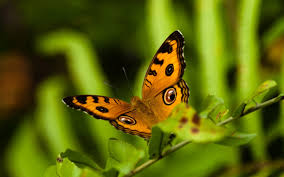
%> input picture Ex5/ex5/im3.png, 284 x 177 px; its folder holds 3 pictures in this run
$ octave MyResults.m   (GNU Octave 9; MATLAB toolbox functions it lacks are replaced by stand-ins)
%> lines starting %> are read from the running program, lines starting %| are printed output that depends on the picture
### Ex5/ex5/imReadAndConvert.m
function [ imageOutput] = imReadAndConvert(filename, representation )
%> called with filename = 'im3.png', representation = 2
% imReadAndConvert function - reads a given image  and converts it into a given representation
% INPUT:
% filename - string containing the image filename to read
% grayscale: representation = 1, RGB: reperesentation = 2
% OUTPUT:
% imageOutput - same image in the requested representation

I = imread(filename);
%> I is the input picture: size 177x284x3 uint8; mean R, G, B 90.2, 98.5, 9.9
% convert image to [1,0]
I = double(I)/255;
%> I: size 177x284x3 double

X = imfinfo(filename);
if representation == 1 % gray Scale
    if strcmp(X.ColorType, 'grayscale')
        imageOutput = I;
    else
        imageOutput = rgb2gray(I);
    end
else
    if representation == 2 % RGB
        if strcmp (X.ColorType,  'truecolor' )
        imageOutput = I;
        else
           error('Error. \nCan not convert grayscale picture to RGB');
        end
    end
end

end

### Ex5/ex5/createPyramid.m
function pyr = createPyramid( im )
% CREATEPYRAMID Create a pyramid from the input image, where pyrf1g is the smallest level,
% pyrf4g is the input image, and pyrf5g,pyrf6g,pyrf7g are zeros.
% The ratio between two adjacent levels in the pyramid is 2^(1/3)
%INPUT:
% im   a grayscale image
%OUTPUT:
% pyr   A 7  1 cell of matrices

[r,c] = size(im);
blackIm = zeros(r,c);
pyr = cell(7,1);
n= 4;
pyr{n} = im;
for i=1:3
    pyr{n-i}  = imresize( pyr{n}, 1/(2^(i/3)), 'cubic');
    pyr{n+i} = imresize( blackIm, 2^(i/3), 'cubic');
end

end

### Ex5/ex5/superResolution.m
function [ highres ] = superResolution( im )
%SUPERRESOLUTION Summary of this function goes here
%Getting an image and returns high resolution image with doubled size.
% Arguments:
% im - grayscale image
%
% Outputs:
% highres - high resolution image

%Get the pyramid from the input image:
pyr = createPyramid( im );
[m,n]=size(im);

%Sample patches for the imput image:
[pxIm, pyIm, imPatches] = samplePatches( im ,0 );


reshapedImPatches=reshape(imPatches,[size(imPatches,1)*size(imPatches,2),5,5]);
[dbPx, dbPy,centersPyrLevel, dbPatches] = createDB( pyr );
[idx,Dist] = findNearestNeighbors( reshapedImPatches,dbPatches  );

%Save the positions of the center of the neighbors (child patches)
xCenters=dbPx(idx);
yCenters=dbPy(idx);
centersPyrLevel=centersPyrLevel(idx);

%change the shape to be arranged like the initial sampled patches
yCenters=reshape(yCenters,[(m-4),(n-4),3]);
centersPyrLevel=reshape(centersPyrLevel,[(m-4),(n-4),3]);
xCenters=reshape(xCenters,[(m-4),(n-4),3]);

%Calculate the Std of db patches:
stdDb= std(dbPatches,[],2);
%Avoid a situation of division by zero:
stdDb(stdDb==0)=0.00001;
stdDb=stdDb(idx);
stdDb=reshape(stdDb,[(m-4),(n-4),3]);
Dist=reshape(Dist,[(m-4),(n-4),3]);

weights = weightsSetting( imPatches,Dist,pyr,stdDb );

%Building each empty level in the pyramid
for i=5:7
    [sampleCentersX,sampleCentersY,renderedPyramid]  = getSamplingCenters(xCenters, yCenters, centersPyrLevel,pyr,i- 4  );
    [assignmentPositionsX,assignmentPositionsY,samplingPositionsX,samplingPositionsY] = getSamplingInformation(sampleCentersX,sampleCentersY,pyr,pxIm,pyIm,i-4);

    %Create a zeros image that has the size of the current pyramid level
    %that we build now.
    emptyHighResImage=zeros(size(pyr{i},1),size(pyr{i},2));

    highres = getImage(assignmentPositionsX,assignmentPositionsY,samplingPositionsX,samplingPositionsY,weights,emptyHighResImage,renderedPyramid);
    highres = imsharpen(highres);
    pyr{i}=highres;
end

end

### Ex5/ex5/samplePatches.m
function [p_x, p_y, patches] = samplePatches( im , border )
% SAMPLEPATCHES Sample 5 x 5 patches from the input image. You are allowed to use 2D loops here.
% INPUT:
% im: a grayscale image of size mxn (rxc)
% border: An integer that determines how much border we want to leave in the image. For example: if border=0 the
%center of the first patch will be at (3,3), and the last one will be at (end - 2,end - 2), so the number of patches in this
%case is (m - 4) x (n - 4). But if border=1 the center of the first patch will be at (4,4) and the last one will be at (end 3,end 3).
%So in general, the number of patches is (m - 2 * (2 + border)) x (n - 2 * (2 + border)).
%OUTPUT:
% p_x: (m - 2 * (2 + border)) x (n - 2 * (2 + border)) matrix with the x indices of the centers of the patches
% p_y: (m - 2 * (2 + border)) x (n - 2 * (2 + border)) matrix with the y indices of the centers of the patches
% patches: (m - 2 * (2 + border)) x (n - 2 * (2 + border)) x 5 x 5 the patches

[r,c] = size(im);
margin = 3+ border;
yInd = (margin:r - margin+1);
xInd = (margin:c - margin+1);

sizeY = r - 2*(border+2);
sizeX = c - 2*(border+2);
p_y = repmat(yInd, [ sizeX ,1]).';
p_x = repmat(xInd, [ sizeY ,1]);

patches = zeros(sizeY, sizeX, 5, 5);

for i=1:sizeY %2
    for j=1:sizeX %5
        patch = im(p_y(i,j)-2:p_y(i,j)+2,p_x(i,j)-2:p_x(i,j)+2);
        patches(i,j,:,:) = patch;
    end
end

end

### Ex5/ex5/createDB.m
function [p_x, p_y,levels, patches] = createDB( pyr )
% CREATEDB Sample 5 x 5 patches from levels 1,2,3 of the input pyramid.
% N represents the number of patches that are found in the three images.
% INPUT:
% pyr: 7 x 1 cell created using createPyramid
% OUTPUT:
% p_x: N x 1 vector with the x coordinates of the centers of the patches in the DB
% p_y: N x 1 vector with the y coordinates of the centers of the patches in the DB
% levels: N x 1 vector with the pyramid levels where each patch was sampled
% patches: N x 5 x 5 the patches

N =0;
border = 2;
for i=1:3
    [p_x_i, p_y_i, patches_i] = samplePatches( pyr{i}  , border );
    p_x_i = p_x_i(:);
    p_y_i = p_y_i(:);
    numOfpatches = size(p_x_i,1);
    p_x(N+1:N+numOfpatches, 1) = p_x_i;
    p_y(N+1:N+numOfpatches, 1) = p_y_i;

    patches_i = reshape(patches_i, numOfpatches,5,5);
    patches( N+1:N+numOfpatches, 1:5, 1:5 ) = patches_i;
    levels(N+1:N+numOfpatches,1) = i;

    N = numOfpatches;
end

end

### Ex5/ex5/findNearestNeighbors.m
function [idx,Dist] = findNearestNeighbors( imPatches, dbPatches )
% FINDNEARESTNEIGHBORS Find the 3 nearest neighbors for each patch in the input images from the patches in the DB
% N represents the number of patches in the DB, and M represents the number of patches in the input image.
% INPUT:
% imPatches   M x 5 x 5 matrix with M patches that were sampled from the input image (pyrf4g)
% dbPatches   N x 5 x 5 matrix with N db patches
% OUTPUT:
% idx: M x 3 matrix where the i'th row has 3 indices of the 3 patches in the db
% that are most similar to the i'th patch from the input image
% Dist: M x 3 matrix where the i'th row contains the euclidean distances
%between the best 3 patches that has been found for the i'th patch

M = size(imPatches,1);
N = size(dbPatches,1);
imPatches25 = reshape(imPatches, M, 25);
dbPatches25 = reshape(dbPatches, N, 25);
% we should order the patches in 'dbPatches' and imPatches both NumOfFeatures X 25
%idx are the row indeces of dbPatches25, where we found the closest match for each row in imPatches25
[idx,Dist] = knnsearch(dbPatches25, imPatches25, 'K', 3, 'distance', 'euclidean');

end

### Ex5/ex5/MyResults.m
for i = 3:-1:1
    im = imReadAndConvert(sprintf('im%d.png',i),2);
    imYIQ = rgb2ntsc(im);
%> imYIQ: size 177x284x3 double; mean of channels 1, 2, 3 0.337, 0.0923, -0.115
    highres = superResolution( imYIQ(:,:,1) );
%> after the loop in createPyramid, `for i=1:3`: pyr = 7 items
%> in superResolution, `[pxIm, pyIm, imPatches] = samplePatches( im ,0 );`:
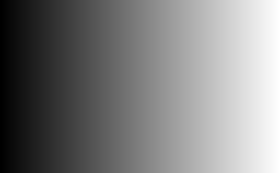
%> pxIm: size 173x280 double; min 3, max 282, mean 142.5; drawn with min black and max white
%> in superResolution, `[pxIm, pyIm, imPatches] = samplePatches( im ,0 );`:
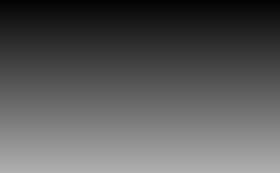
%> pyIm: size 173x280 double; min 3, max 175, mean 89
%> the loop in createDB, `for i=1:3` made 3 passes
%> (r in samplePatches, c in samplePatches, sizeY in samplePatches, sizeX in samplePatches) on passes 1 to 3: (89, 142, 81, 134), (112, 179, 104, 171), (141, 226, 133, 218)
%> pass 1, in samplePatches (call 2), `p_y = repmat(yInd, [ sizeX ,1]).';`:
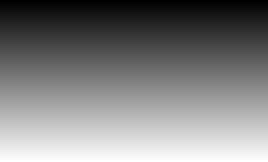
%> p_y: size 81x134 double (shown 2 times larger); min 5, max 85, mean 45; drawn with min black and max white
%> pass 1, in samplePatches (call 2), `p_x = repmat(xInd, [ sizeY ,1]);`:
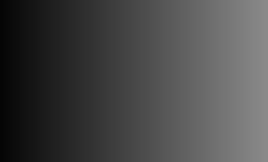
%> p_x: size 81x134 double (shown 2 times larger); min 5, max 138, mean 71.5
%> pass 2, in samplePatches (call 3), `p_y = repmat(yInd, [ sizeX ,1]).';`:
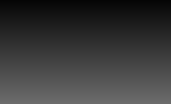
%> p_y: size 104x171 double; min 5, max 108, mean 56.5
%> pass 2, in samplePatches (call 3), `p_x = repmat(xInd, [ sizeY ,1]);`:
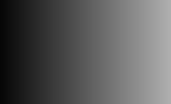
%> p_x: size 104x171 double; min 5, max 175, mean 90
%> in findNearestNeighbors, `N = size(dbPatches,1);`: N = 46778
%> the run ends on the next line
